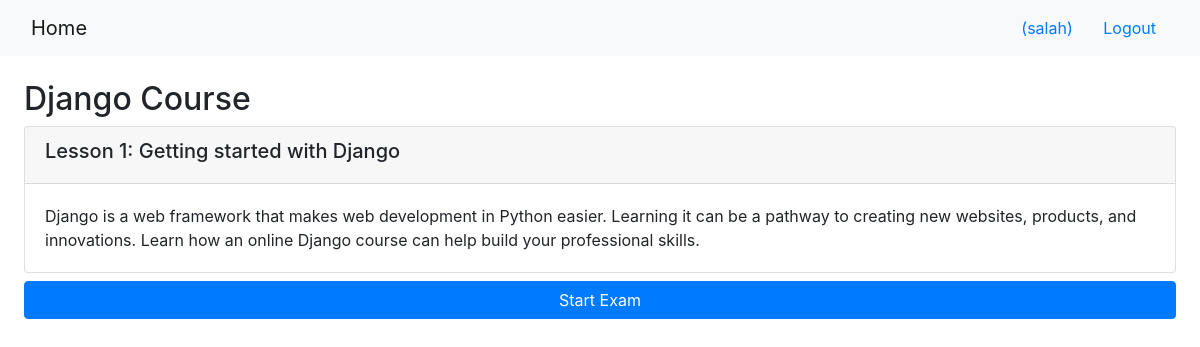
/onlinecourse/1/ (signed in), run on the app's committed database.
### onlinecourse/models.py (models this page shows, shortened)
class Course(models.Model):
    name = models.CharField(null=False, max_length=30, default='online course')
    image = models.ImageField(upload_to='course_images/')
    description = models.CharField(max_length=1000)
    pub_date = models.DateField(null=True)
    instructors = models.ManyToManyField(Instructor)
    users = models.ManyToManyField(settings.AUTH_USER_MODEL, through='Enrollment')
    total_enrollment = models.IntegerField(default=0)
    is_enrolled = False

class Lesson(models.Model):
    title = models.CharField(max_length=200, default="title")
    order = models.IntegerField(default=0)
    course = models.ForeignKey(Course, on_delete=models.CASCADE)
    content = models.TextField()

### onlinecourse/views.py (the view)
# urls.py: path('<int:pk>/', views.CourseDetailView.as_view(), name='course_details'),
class CourseDetailView(generic.DetailView):
    model = Course
    template_name = 'onlinecourse/course_detail_bootstrap.html'

### onlinecourse/templates/onlinecourse/course_detail_bootstrap.html (shortened to what this page needs)
<!DOCTYPE html>
<html lang="en">
<head>
     {% load static %}
    <link rel="stylesheet" href="https://maxcdn.bootstrapcdn.com/bootstrap/4.5.2/css/bootstrap.min.css">
</head>
<body>
    <nav class="navbar navbar-light bg-light">
        <div class="container-fluid">
            <div class="navbar-header">
                  <a class="navbar-brand" href="{% url 'onlinecourse:index' %}">Home</a>
            </div>
            <ul class="nav navbar-nav navbar-right">
                {% if user.is_authenticated %}
                <li>
                    <a class="btn btn-link" href="#">{{ user.first_name }}({{ user.username }})</a>
                    <a class="btn btn-link" href="{% url 'onlinecourse:logout' %}">Logout</a>
                </li>
                {% endif %}
            </ul>
        </div>
    </nav>
    <div class="container-fluid p-4">
        <h2>{{ course.name }}</h2>
        <div class="card-columns-vertical">
            {% for lesson in course.lesson_set.all %}
                <div class="card mt-1">
                    <div class="card-header">
                        <h5>Lesson {{lesson.order|add:1}}: {{lesson.title}}</h5>
                    </div>
                    <div class="card-body">{{lesson.content}}</div>
                </div>
            {% endfor %}
        </div>
        {% if user.is_authenticated and course.lesson_set.count > 0 %}
            <a href="#exam" class="btn btn-primary btn-block my-2" data-toggle="collapse">Start Exam</a>
        {% endif %}
    </div>
</body>
</html>

### data on the page
Course: name "Django Course"
Lesson: order|add "1", title "Getting started with Django", content "Django is a web framework that makes web development in Python easier. Learning it can be a pathway to creating new websites, products, and innovations. Learn how an online Django course can help build your professional skills."

### other printed values
{{ user.username }} "salah"
